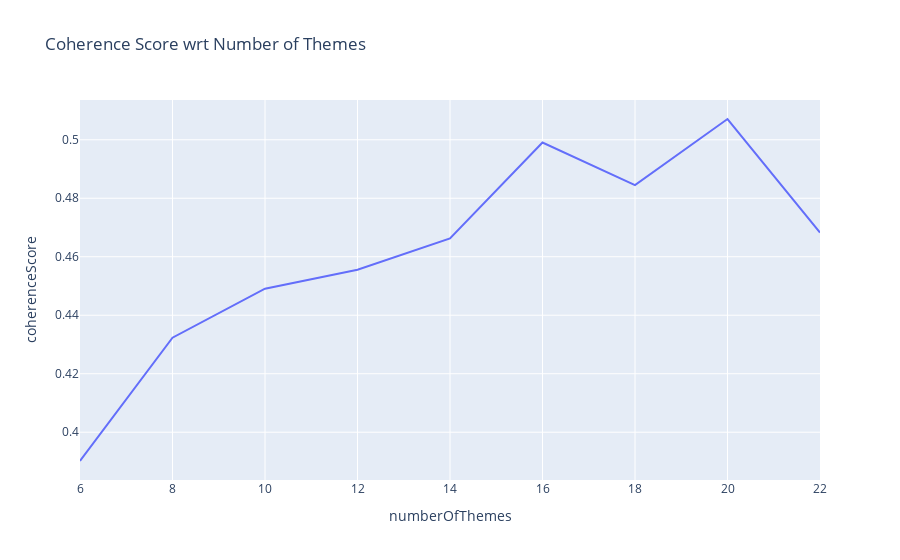

This figure's notebook cell:
### Markdown cell above
## Select best model based on coherence score

### Code cell
import matplotlib.pyplot as plt
%matplotlib inline
x = range(6, 24, 2)
df = pd.DataFrame({"numberOfThemes":range(6,24,2),"coherenceScore":coherence_values})
# plt.plot(x, coherence_values)
# plt.xlabel("Num Topics")
# plt.ylabel("Coherence score")
# plt.legend(("coherence_values"), loc='best')
# plt.show()

fig = px.line(df, x="numberOfThemes", y="coherenceScore", title='Coherence Score wrt Number of Themes')
fig.show()

### Figure 1 — Plotly figure (JSON) as saved in the notebook; plotly's stock layout.template omitted (floating-point values rounded to 4 significant figures)
{"data": [{"hovertemplate": "numberOfThemes=%{x}<br>coherenceScore=%{y}<extra></extra>", "legendgroup": "", "line": {"color": "#636efa", "dash": "solid"}, "marker": {"symbol": "circle"}, "mode": "lines", "name": "", "orientation": "v", "showlegend": false, "type": "scatter", "x": [6, 8, 10, 12, 14, 16, 18, 20, 22], "xaxis": "x", "y": [0.3902, 0.4323, 0.4491, 0.4555, 0.4663, 0.499, 0.4845, 0.5071, 0.4683], "yaxis": "y"}], "layout": {"legend": {"tracegroupgap": 0}, "title": {"text": "Coherence Score wrt Number of Themes"}, "xaxis": {"anchor": "y", "domain": [0, 1], "title": {"text": "numberOfThemes"}}, "yaxis": {"anchor": "x", "domain": [0, 1], "title": {"text": "coherenceScore"}}}}
